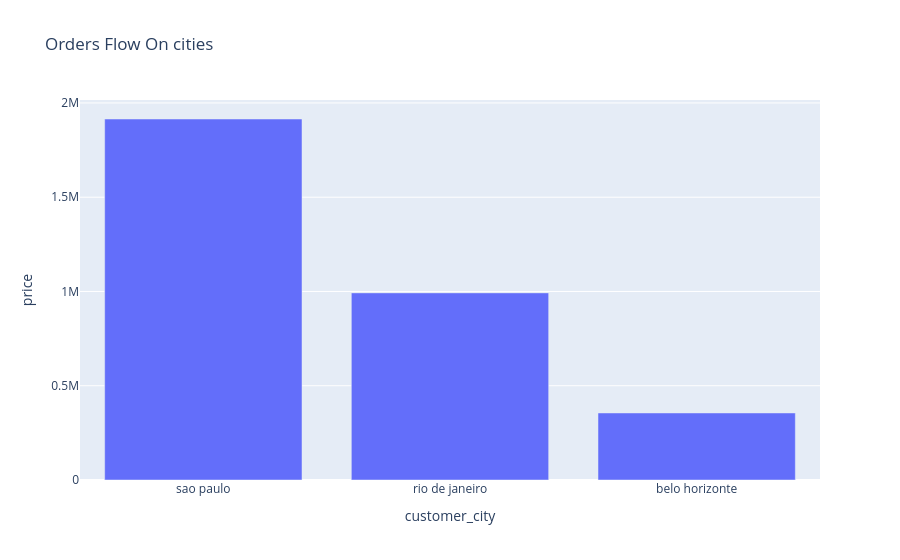

The notebook cell saved with this chart:
### Code cell
## Sales flow on cities
fig=px.bar(city_revenue,
           x='customer_city',
           y='price',
           title='Orders Flow On cities'
          )
fig.show()

### Figure 1 — Plotly figure (JSON) as saved in the notebook; plotly's stock layout.template omitted (floating-point values rounded to 4 significant figures)
{"data": [{"hovertemplate": "customer_city=%{x}<br>price=%{y}<extra></extra>", "legendgroup": "", "marker": {"color": "#636efa", "pattern": {"shape": ""}}, "name": "", "orientation": "v", "showlegend": false, "textposition": "auto", "type": "bar", "x": ["sao paulo", "rio de janeiro", "belo horizonte"], "xaxis": "x", "y": [1915000.0, 992500.0, 355600.0], "yaxis": "y"}], "layout": {"barmode": "relative", "legend": {"tracegroupgap": 0}, "title": {"text": "Orders Flow On cities"}, "xaxis": {"anchor": "y", "domain": [0, 1], "title": {"text": "customer_city"}}, "yaxis": {"anchor": "x", "domain": [0, 1], "title": {"text": "price"}}}}
